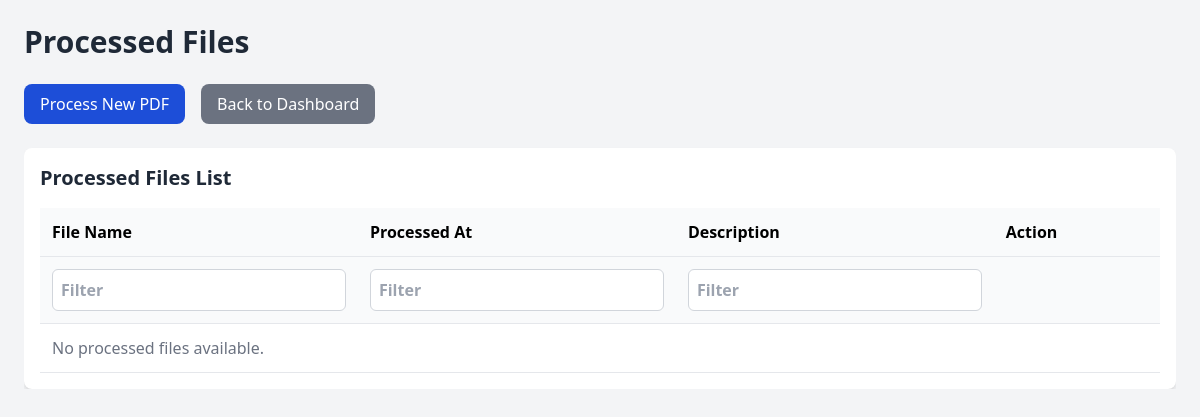
Page /processed-files/ on the earlier database version.
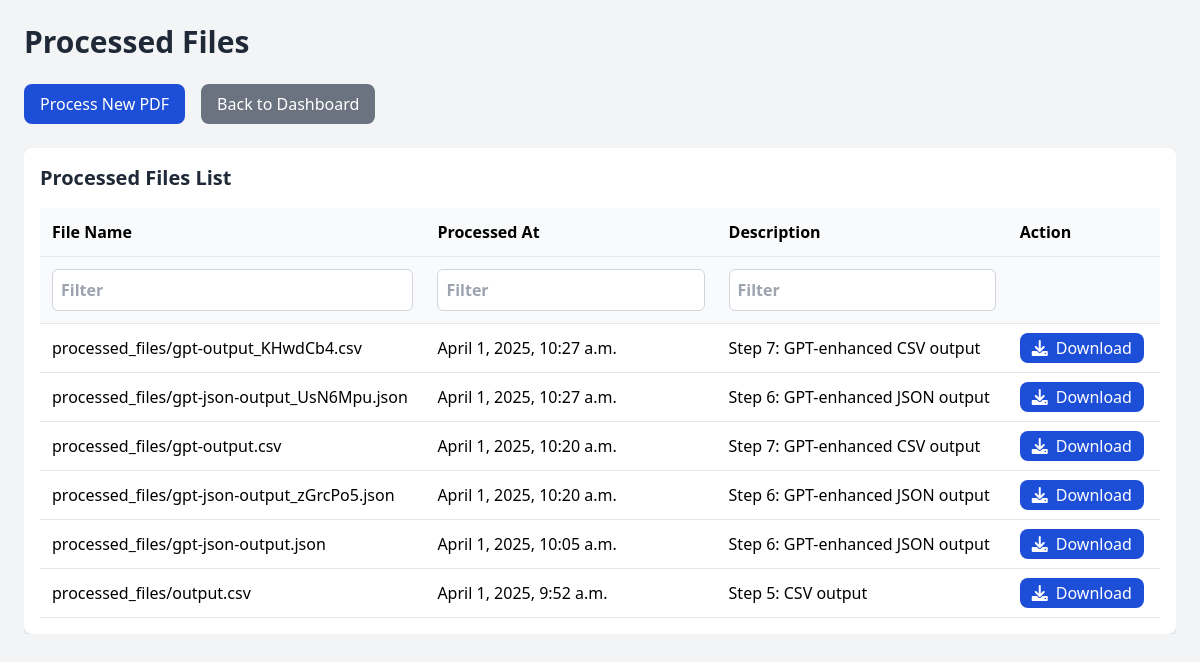
Same page on the later database version.
### myapp/models.py (models this page shows, shortened)
class ProcessedFile(models.Model):
    file = models.FileField(upload_to='processed_files/')  # Stores the uploaded file
    processed_at = models.DateTimeField(auto_now_add=True)  # Automatically sets the date and time when the file is processed
    description = models.TextField(blank=True, null=True)  # Optional description or metadata about the file

### myapp/views.py (the view, shortened to what this page needs)
# urls.py: path('processed-files/', views.processed_files, name='processed_files'),
def processed_files(request):
    files = ProcessedFile.objects.all().order_by('-processed_at')
    return render(request, 'processed_files.html', {'processed_files': files})

### myapp/templates/processed_files.html (shortened to what this page needs)
<!DOCTYPE html>
<html lang="en">
<head>
    <script src="https://cdn.tailwindcss.com"></script>
    <link rel="stylesheet" href="https://cdnjs.cloudflare.com/ajax/libs/font-awesome/6.0.0-beta3/css/all.min.css">
</head>
<body class="bg-gray-100 font-sans">
    <div class="h-screen p-6">
        <div class="flex-1 overflow-hidden">
            <h1 class="text-3xl font-bold text-gray-800 mb-6">Processed Files</h1>
            <div class="mb-6 flex space-x-4">
                <form id="process_form" method="post" enctype="multipart/form-data" class="flex items-center">
                    <label for="pdf_file" class="bg-primary text-white px-4 py-2 rounded-lg hover:bg-blue-700 cursor-pointer">
                        Process New PDF
                    </label>
                </form>
                <a href="/" class="bg-secondary text-white px-4 py-2 rounded-lg hover:bg-gray-600">Back to Dashboard</a>
            </div>
            <div class="bg-white p-4 rounded-lg shadow-md w-full">
                <h2 class="text-xl font-semibold text-gray-800 mb-4">Processed Files List</h2>
                <div class="table-container">
                    <table id="processed_files_table" class="table">
                        <thead>
                            <tr>
                                <th>File Name</th>
                                <th>Processed At</th>
                                <th>Description</th>
                                <th>Action</th>
                            </tr>
                            <tr>
                                <th><input type="text" class="filter-input" placeholder="Filter"></th>
                                <th><input type="text" class="filter-input" placeholder="Filter"></th>
                                <th><input type="text" class="filter-input" placeholder="Filter"></th>
                                <th></th>
                            </tr>
                        </thead>
                        <tbody>
                            {% for file in processed_files %}
                            <tr>
                                <td>{{ file.file.name }}</td>
                                <td>{{ file.processed_at }}</td>
                                <td>{{ file.description|default_if_none:'' }}</td>
                                <td>
                                    <a href="{{ file.file.url }}" download class="bg-primary text-white px-3 py-1 rounded-lg hover:bg-blue-700">
                                        <i class="fas fa-download mr-2"></i>Download
                                    </a>
                                </td>
                            </tr>
                            {% empty %}
                            <tr>
                                <td colspan="4" class="text-center text-gray-500">No processed files available.</td>
                            </tr>
                            {% endfor %}
                        </tbody>
                    </table>
                </div>
            </div>
        </div>
    </div>
</body>
</html>

Differences in the rows shown:
added ProcessedFile: file.name "processed_files/gpt-output_KHwdCb4.csv", processed_at "April 1, 2025, 10:27 a.m.", description "Step 7: GPT-enhanced CSV output"
added ProcessedFile: file.name "processed_files/gpt-json-output_UsN6Mpu.json", processed_at "April 1, 2025, 10:27 a.m.", description "Step 6: GPT-enhanced JSON output"
added ProcessedFile: file.name "processed_files/gpt-output.csv", processed_at "April 1, 2025, 10:20 a.m.", description "Step 7: GPT-enhanced CSV output"
added ProcessedFile: file.name "processed_files/gpt-json-output_zGrcPo5.json", processed_at "April 1, 2025, 10:20 a.m.", description "Step 6: GPT-enhanced JSON output"
added ProcessedFile: file.name "processed_files/gpt-json-output.json", processed_at "April 1, 2025, 10:05 a.m.", description "Step 6: GPT-enhanced JSON output"
added ProcessedFile: file.name "processed_files/output.csv", processed_at "April 1, 2025, 9:52 a.m.", description "Step 5: CSV output"
Other differences:
text no longer shown: "No processed files available."
